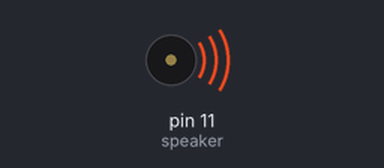
Bench run of a sketch on a simulated Arduino Uno, built with avr-gcc and run on an emulated ATmega328P. Shown: buzzer (waves = sounding).

Above: at 0.15 s.
At 23.2 s:
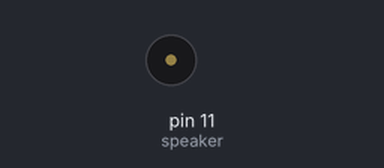
Timing chart, 0 to 40.0 s (numbered marks = the images above):
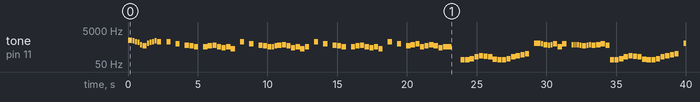

The sketch:

KirbyDreamLandThemeSong.ino
```cpp
/*
  Author: Jeremy Roy

  This program plays the Kirby Dreamland song in a loop to a piezo speaker connected
  to pin 2 of an Arduino micro-controller.  It's a great way of impressing friends.

  WARNING:
	After running this program, the Kirby Dreamland theme song will be stuck
	in your head for approximately 1.352 weeks.  Users beware.
*/

const float C0 = 16.35;
const float CS0 = 17.32;
const float D0 = 18.35;
const float DS0 = 19.45;
const float E0 = 20.6;
const float F0 = 21.83;
const float FS0 = 23.12;
const float G0 = 24.5;
const float GS0 = 25.96;
const float An0 = 27.5;
const float Bf0 = 29.14;
const float B_0 = 30.87;
const float C1 = 32.7;
const float CS1 = 34.65;
const float D1 = 36.71;
const float DS1 = 38.89;
const float E1 = 41.2;
const float F1 = 43.65;
const float FS1 = 46.25;
const float G1 = 49;
const float GS1 = 51.91;
const float An1 = 55;
const float Bf1 = 58.27;
const float B_1 = 61.74;
const float C2 = 65.41;
const float CS2 = 69.3;
const float D2 = 73.42;
const float DS2 = 77.78;
const float E2 = 82.41;
const float F2 = 87.31;
const float FS2 = 92.5;
const float G2 = 98;
const float GS2 = 103.83;
const float An2 = 110;
const float Bf2 = 116.54;
const float B2 = 123.47;
const float C3 = 130.81;
const float CS3 = 138.59;
const float D3 = 146.83;
const float DS3 = 155.56;
const float E3 = 164.81;
const float F3 = 174.61;
const float FS3 = 185;
const float G3 = 196;
const float GS3 = 207.65;
const float An3 = 220;
const float Bf3 = 233.08;
const float B3 = 246.94;
const float C4 = 261.63;
const float CS4 = 277.18;
const float D4 = 293.66;
const float DS4 = 311.13;
const float E4 = 329.63;
const float F4 = 349.23;
const float FS4 = 369.99;
const float G4 = 392;
const float GS4 = 415.3;
const float An4 = 440;
const float Bf4 = 466.16;
const float B4 = 493.88;
const float C5 = 523.25;
const float CS5 = 554.37;
const float D5 = 587.33;
const float DS5 = 622.25;
const float E5 = 659.25;
const float F5 = 698.46;
const float FS5 = 739.99;
const float G5 = 783.99;
const float GS5 = 830.61;
const float An5 = 880;
const float Bf5 = 932.33;
const float B5 = 987.77;
const float C6 = 1046.5;
const float CS6 = 1108.73;
const float D6 = 1174.66;
const float DS6 = 1244.51;
const float E6 = 1318.51;
const float F6 = 1396.91;
const float FS6 = 1479.98;
const float G6 = 1567.98;
const float GS6 = 1661.22;
const float An6 = 1760;
const float Bf6 = 1864.66;
const float B6 = 1975.53;
const float C7 = 2093;
const float CS7 = 2217.46;
const float D7 = 2349.32;
const float DS7 = 2489.02;
const float E7 = 2637.02;
const float F7 = 2793.83;
const float FS7 = 2959.96;
const float G7 = 3135.96;
const float GS7 = 3322.44;
const float An7 = 3520;
const float Bf7 = 3729.31;
const float B7 = 3951.07;
const float C8 = 4186.01;
const float CS8 = 4434.92;
const float D8 = 4698.63;
const float DS8 = 4978.03;
const float E8 = 5274.04;
const float F8 = 5587.65;
const float FS8 = 5919.91;
const float G8 = 6271.93;
const float GS8 = 6644.88;
const float An8 = 7040;
const float Bf8 = 7458.62;
const float B8 = 7902.13;

const int q = 300;
const int h = q/2;
const int e = q/4;
const int d = q*2;
const int hole = q*4;

int count = 0;

int intro[] =     {DS6, D6, C6, Bf5, F5, D5, GS5, Bf5, C6, D6, B5, 0};
int timeIntro[] = {  q,  h,  h,   h,  h,  q,   h,   h,  h,  h,  q, q};

int start[] =      {C6, 0, G5, 0, DS5, D5, C5, 0, C5, D5, DS5, C5, Bf4, C5, G4, 0};
int timeStart[] = {  q, q,  q, q,   q,  q,  q, q,  q,  q,   q,  q,   q,  q,  q, q};

int part1[] =    {C6, 0, G5, 0, DS5, D5, C5, C5, D5, DS5, F5, D5, Bf4, C5, G4, C5, 0};
int timePart1[] = {q, q,  q, q,   q,  q,  q,  h,  h,   q,  q,  q,   q,  q,  q,  q, q};

int part2[] =     {C6, 0, G5, 0, D5, F5, G5, C5, D5, F5, D5, Bf4, C5, 0};
int timePart2[] = { q, q,  q, q,  q,  q,  q,  q,  q,  q,  q,   q,  d, d};

int below[] =     {F2, F2, GS2, C3, DS3, D3, C3, G2, F2, F2, GS2, C3, DS3, F3, G3, 0};
int timeBelow[] = { q,  q,   q,  q,   q,  q,  q,  q,  q,  q,   q,  q,   q,  q,  q, q};

int higher1[] =     {  GS5, G5, F5, DS5, F5, G5, C5, G5, 0, F5, F5, F5, F5, DS5, D5, DS5, F5, DS5, F5, G5, DS5};
int timeHigher1[] = {q + h,  h,  q,   h,  h,  q,  q,  q, q,  h,  e,  e,  h,   h,  q,   h,  h,   q,  q,  q,   q};

int higher2[] =     {  GS5, G5, F5, GS5, Bf5, C6, G5, DS5, C5, D5, D5, D5, D5, F5, D5, Bf4, G4, Bf4,   C5};
int timeHigher2[] = {q + h,  h,  q,   h,   h,  q,  q,   q,  q,  h,  e,  e,  h,  h,  h,   h,  h,   h, hole};

int transition1[] =     {DS5, DS5, DS5, DS5, F5, G5, G5, G5, F5, DS5, D5, D5, D5, D5, DS5,    D5};
int timeTransition1[] = {  h,   e,   e,   h,  h,  h,  e,  e,  h,   h,  h,  e,  e,  h,   h, q + h};

int transition2[] =     {DS5, D5, C5, C5, C5, C5, D5, DS5, DS5, DS5, D5, C5, Bf4, Bf4, Bf4, Bf4, C5,    D5};
int timeTransition2[] = {  e,  e,  h,  e,  e,  h,  h,   h,   e,   e,  h,  h,   h,   e,   e,   h,  h, q + h};

int transition3[] =     {C5, Bf4, GS4, GS4, GS4, GS4, Bf4, C5, C5, C5, Bf4, GS4, G4, G4, G4, DS5, F5, DS5, Bf4};
int timeTransition3[] = { e,   e,   h,   e,   e,   h,   h,  h,  e,  e,   h,   h,  h,  e,  e,   h,  h,   q,   q};

int transition4[] =     {D5, D5, D5, D5, F5, FS5, FS5, FS5, GS5, FS5, F5, F5, F5, F5, FS5,   F5};
int timeTransition4[] = { h,  e,  e,  h,  h,   h,   e,   e,   h,   h,  h,  e,  e,  h,  h, q + h};

int transition5[] =     {G6, F6, DS6, DS6, DS6, DS6, F6, G6, G6, G6, F6, DS6, D6, D6, D6, D6, DS6,    D6};
int timeTransition5[] = { e,  e,   h,   e,   e,   h,  h,  h,  e,  e,  h,   h,  h,  e,  e,  h,   h, q + h};

int transition6[] =     {DS6, D6, C6, C6, C6, C6, D6, DS6, DS6, DS6, D6, C6, Bf5, Bf5, Bf5, Bf5, C6,    D6};
int timeTransition6[] = {  e,  e,  h,  e,  e,  h,  h,   h,   e,   e,  h,  h,   h,   e,   e,   h,  h, q + h};

int transition7[] =     {C6, Bf5, GS5, GS5, GS5, GS5, Bf5, C6, C6, C6, D6, F6, G6, G6, G6, G6, Bf6, G6, G6, G6, F6, DS6};
int timeTransition7[] = { e,   e,   h,   e,   e,   h,   h,  h,  e,  e,  h,  h,  h,  e,  e,  h,   h,  h,  e,  e,  h,   h};

int finish[] =     {D6, F6, G6, D6, F6, G6, D6, F6, D6, F6, G6, C7, B6, 0};
int timeFinish[] = { h,  h,  h,  h,  h,  h,  h,  h,  h,  h,  h,  h,  h, h + q};

int speaker = 11; //declare pin

void setup(){
  pinMode(speaker, OUTPUT);
  Serial.begin(9600);
}

void loop(){
  play(intro, timeIntro, 12);
  play(start, timeStart, 16);
  play(part1, timePart1, 17);
  play(start, timeStart, 16);
  play(part2, timePart2, 14);
  play(below, timeBelow, 16);
  play(higher1, timeHigher1, 21);
  play(below, timeBelow, 16);
  play(higher2, timeHigher2, 19);
  play(transition1, timeTransition1, 16);
  play(transition2, timeTransition2, 18);
  play(transition3, timeTransition3, 19);
  play(transition4, timeTransition4, 16);
  play(transition5, timeTransition5, 18);
  play(transition6, timeTransition6, 18);
  play(transition7, timeTransition7, 22);
  play(finish, timeFinish, 14);

  noTone(2);
}

void play(int notes[], int time[], int length){
    for (count = 0; count < length; count++){
    if (notes[count] == 0){
      noTone(speaker);
      delay(time[count]);
    }
    else{
      tone(speaker, notes[count]);
      delay(time[count]);
    }
    noTone(speaker);
    delay(30);
  }
}
```

Measured:
- by itself, tone on pin 11 (speaker): plays 1244 Hz for 0.30 s, 1174 Hz for 0.15 s, 1046 Hz for 0.15 s, 932 Hz for 0.15 s, 698 Hz for 0.15 s, 587 Hz for 0.30 s … (111 notes in this stretch)
